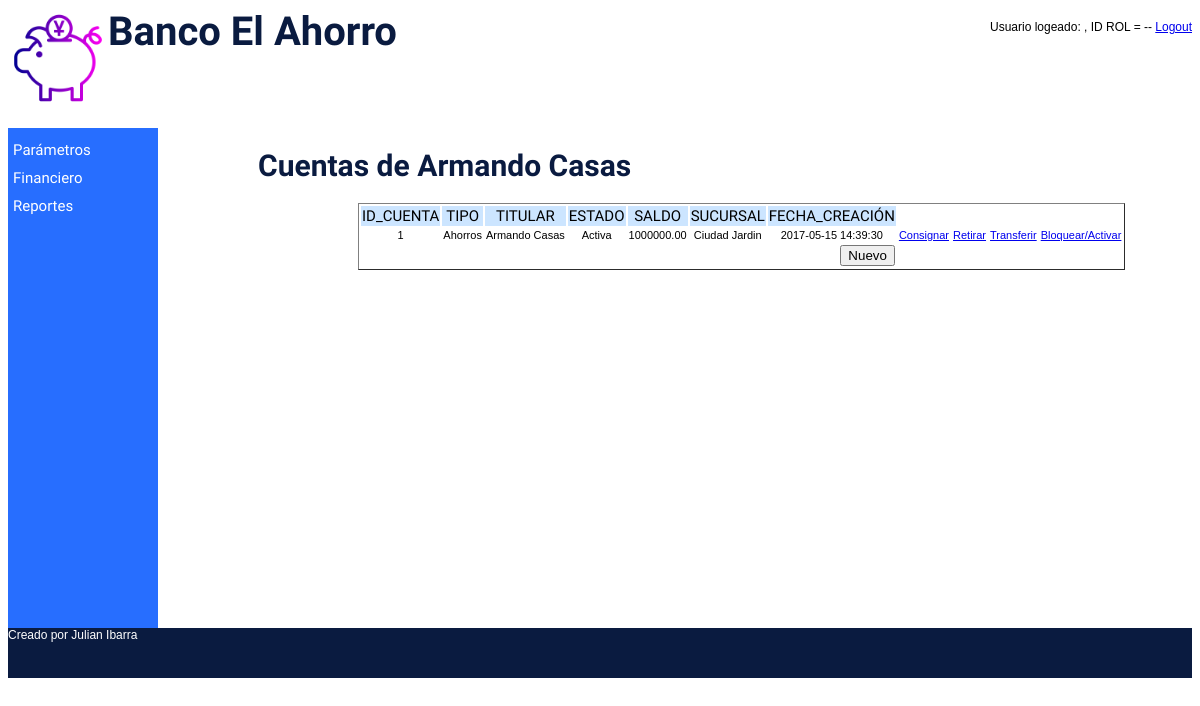
The page /index.php?sel=P5&documento=123 on the database its author committed.
### tables this page shows
CREATE TABLE cliente(
documento int(15) PRIMARY KEY NOT NULL,
nombre varchar(50) NOT NULL,
email varchar(50) NOT NULL,
direccion varchar(30) NOT NULL,
telefono varchar(15) NOT NULL
);

CREATE TABLE cuenta(
id_cuenta int(4) PRIMARY KEY AUTO_INCREMENT NOT NULL,
tipo varchar(2) NOT NULL,
fecha_crea timestamp DEFAULT current_timestamp,
saldo double(50,2),
estado varchar(2) NOT NULL,
documento int(15) NOT NULL,
id_sucursal int(4) NOT NULL
);

CREATE TABLE sucursal(
id_sucursal int(4) PRIMARY KEY AUTO_INCREMENT NOT NULL ,
nombre varchar(50) NOT NULL,
direccion varchar(30) NOT NULL,
telefono varchar(15) NOT NULL,
ciudad varchar(50) NOT NULL
);

### lib/config.php (called while the page is built)
<?php
    $CFG_HOST = "localhost";
    $CFG_USER = "root";
    $CFG_DBPWD = "root";
    $CFG_DBASE = "banco";
?>

### lib/cliente.php (called while the page is built, shortened)
<?php
class Cliente {
    var $nombre;
    var $con;
    function Cliente( ) {
        $this->nombre="";
        $this->con = new MySql();
    }
    function getNombre( ) {
        return $this->nombre;
    }
   function consultar($documento) {
      $this->documento = $documento;
      $this->con->conectarse();
      $this->con->sql = "SELECT * FROM cliente WHERE documento=".$this->documento."";
      $this->con->consultar();
      if ($this->con->numReg > 0) {
         $this->nombre = mysql_result($this->con->rtaSql,0,"nombre");
      }
      $this->con->desconectarse();
   }
}
?>

### lib/mysql_lib.php (called while the page is built, shortened)
<?php
class Mysql {
 var $sql;
 function Mysql () {
    $this->sql = "";
    }
 function consultar() {
    $this->rtaSql = mysql_query($this->sql);
    }
}
?>

### lib/cuenta.php (called while the page is built, shortened)
<?php
class Cuenta {
    var $con;
    function Cuenta( ) {
        $this->con = new MySql();
    }
   function listarPorPersona($documento) {
      $this->documento = $documento;
      $this->con->conectarse();
      $this->con->sql = "SELECT c.id_cuenta, c.tipo, c.saldo, c.id_sucursal, c.fecha_crea, c.estado, c.documento,  ".
                "p.nombre as person, s.nombre ".
                "FROM cuenta c , cliente p , sucursal s  WHERE c.documento = p.documento and c.documento = ".$this->documento." and c.id_sucursal = s.id_sucursal ORDER BY c.id_cuenta";
      $this->con->consultar();
      $this->lista = $this->con->rtaSql;
      $this->con->desconectarse();
   }
}
?>

### cuenta/cuenta_persona.php (the view, shortened to what this page needs)
<!DOCTYPE html>
<html lang="es">
<head>
	<link rel="stylesheet" type="text/css" href="estilos.css">
</head>
<body>
    <?php
        include("lib/config.php");
        include("lib/mysql_lib.php");
        include("lib/cuenta.php");
        include("lib/cliente.php");
        $p = new Cliente();
        $p->consultar($_GET['documento']);
    print "<h1>Cuentas de ". $p->getNombre() ."</h1>";
	?>
    <form name="index" action="index.php?sel=P2">
        <table border="1" class="tabla">
            <tr class="titulo">
            <td>ID_CUENTA</td><td>TIPO</td><td>TITULAR</td><td>ESTADO</td><td>SALDO</td><td>SUCURSAL</td><td>FECHA_CREACIÓN</td>
            </tr>
            <?php
                $c = new Cuenta();
                $c->listarPorPersona($_GET['documento']);
                $result = $c->lista;
                while ($row = mysql_fetch_array($result)) {
                    switch ($row['tipo']) {
                        case 'A':
                            $tipo = "Ahorros";
                            break;
                    }
                    switch ($row['estado']) {
                        case 'A':
                            $estado = "Activa";
                            break;
                    }
                    print "<tr>";
                    print "<td>".$row['id_cuenta']."</td>";
                    print "<td>".$tipo."</td>";
                    print "<td>".$row['person']."</td>";
                    print "<td>".$estado."</td>";
                    print "<td>".$row['saldo']."</td>";
                    print "<td>".$row['nombre']."</td>";
                    print "<td>".$row['fecha_crea']."</td>";
                    print "<td><a href='index.php?sel=P9&"."id_cuenta=".$row['id_cuenta']."'>Consignar</a></td>";
                    print "<td><a href='index.php?sel=P10&"."id_cuenta=".$row['id_cuenta']."'>Retirar</a></td>";
                    print "<td><a href='index.php?sel=P11&"."id_cuenta=".$row['id_cuenta']."'>Transferir</a></td>";
                    print "<td><a href='index.php?sel=P7&"."id_cuenta=".$row['id_cuenta']."'>Bloquear/Activar</a></td>";
                    print "</tr>";
                }
            ?>
            <tr><td colspan="7"><input name="btnInsertar" type="button" class="botonNuevo" onclick="javascript:window.location='index.php?sel=P2';" value="Nuevo"></td></tr>
        </table>
        </form>
</body>
</html>

### estilos.css (style rules this page uses)
body { font-size: 12px; font-family:Arial; }

### cuenta/cuenta_persona.php (style rules this page uses)
.titulo td { font-family: 'Lalezar', Arial; font-size: 15px; background: #CCE5FF; text-align: center; }
td { font-family: Arial; font-size: 11px; text-align: center; }
.botonNuevo { float: right; }
.tabla tr,td { border-collapse: separate; border-spacing: 3px; border-style: none; }
form { padding-left:200px; }
h1 { padding-left: 100px; font-family: 'Lalezar', Arial; color:#0A1B40; font-size: 30px; }

### rows shown on the page
cliente: nombre "Armando Casas"
cuenta: id_cuenta "1", tipo "Ahorros", cliente.nombre "Armando Casas", estado "Activa", saldo "1000000.00", id_sucursal.nombre "Ciudad Jardin", fecha_crea "2017-05-15 14:39:30"
